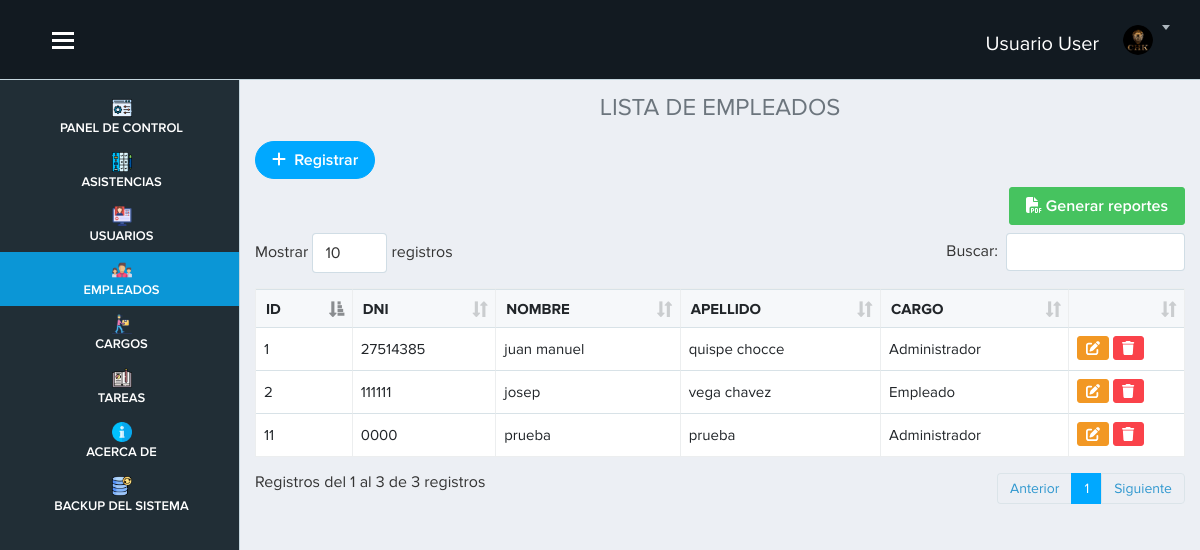
The page /vista/empleado.php (signed in) on the database its author committed.
### tables this page shows
CREATE TABLE `empleado` (
  `id_empleado` int(11) NOT NULL,
  `nombre` varchar(100) DEFAULT NULL,
  `apellido` varchar(255) DEFAULT NULL,
  `dni` varchar(255) NOT NULL,
  `cargo` int(11) NOT NULL
);

CREATE TABLE `cargo` (
  `id_cargo` int(11) NOT NULL,
  `nombre` varchar(100) DEFAULT NULL
);

### vista/empleado.php (the view, shortened to what this page needs)
<?php require('./layout/topbar.php'); ?>
<?php require('./layout/sidebar.php'); ?>
<div class="page-content">
   <h4 class="text-center text-secondary">LISTA DE EMPLEADOS</h4>
   <?php
   include "../modelo/conexion.php";
   $sql = $conexion->query(" SELECT
   empleado.id_empleado,
   empleado.nombre,
   empleado.apellido,
   empleado.dni,
   empleado.cargo,
   cargo.nombre as 'nom_cargo'
   FROM
   empleado
   INNER JOIN cargo ON empleado.cargo = cargo.id_cargo
    ");
   ?>
   <a href="registro_empleado.php" class="btn btn-primary btn-rounded mb-2"><i class="fa-solid fa-plus"></i> &nbsp;Registrar</a>
   <div class="text-right mb-2">
      <a href="fpdf/ReporteEmpleado.php" target="_blank" class="btn btn-success"><i class="fas fa-file-pdf"></i> Generar reportes</a>
   </div>
   <table class="table table-bordered table-hover w-100" id="example">
      <thead>
         <tr>
            <th scope="col">ID</th>
            <th scope="col">DNI</th>
            <th scope="col">NOMBRE</th>
            <th scope="col">APELLIDO</th>
            <th scope="col">CARGO</th>
            <th></th>
         </tr>
      </thead>
      <tbody>
         <?php
         while ($datos = $sql->fetch_object()) { ?>
            <tr>
               <td><?= $datos->id_empleado ?></td>
               <td><?= $datos->dni ?></td>
               <td><?= $datos->nombre ?></td>
               <td><?= $datos->apellido ?></td>
               <td><?= $datos->nom_cargo ?></td>
               <td>
                  <a href="" data-toggle="modal" data-target="#exampleModal<?= $datos->id_empleado ?>" class="btn btn-warning btn-sm"><i class="fa-solid fa-pen-to-square"></i></a>
                  <a href="empleado.php?id=<?= $datos->id_empleado ?>" onclick="advertencia(event)" class="btn btn-danger btn-sm"><i class="fa-solid fa-trash"></i></a>
               </td>
            </tr>
         <?php }
         ?>
      </tbody>
   </table>
</div>
</div>
<?php require('./layout/footer.php'); ?>

### vista/layout/topbar.php (shortened to what this page needs)
<!doctype html>
<html lang="es">
<head>
    <head lang="es">
        <link href="../public/app/publico/css/lib/font-awesome/font-awesome.min.css" rel="stylesheet">
        <link href="../public/bootstrap5/css/bootstrap.min.css" rel="stylesheet">
        <link rel="stylesheet" href="../public/app/publico/css/lib/lobipanel/lobipanel.min.css">
        <link rel="stylesheet" href="../public/app/publico/css/separate/vendor/lobipanel.min.css">
        <link rel="stylesheet" href="../public/app/publico/css/lib/jqueryui/jquery-ui.min.css">
        <link rel="stylesheet" href="../public/app/publico/css/separate/pages/widgets.min.css">
        <link rel="stylesheet" href="../public/fontawesome/css/all.min.css">
        <link rel="stylesheet" href="../public/fontawesome/css/fontawesome.min.css">
        <link rel="stylesheet" href="../public/app/publico/css/lib/datatables-net/datatables.min.css">
        <link rel="stylesheet" href="../public/app/publico/css/separate/vendor/datatables-net.min.css">
        <link href="../public/app/publico/css/lib/bootstrap/bootstrap.min.css" rel="stylesheet">
        <link href="../public/app/publico/css/main.css" rel="stylesheet">
        <link href="../public/app/publico/css/mis_estilos/estilos.css" rel="stylesheet">
        <link rel="stylesheet" type="text/css" href="../public/app/publico/css/lib/jquery-flex-label/jquery.flex.label.css">
        <link href="../public/principal/css/estilos.css" rel="stylesheet">
        <link href="../public/pnotify/css/pnotify.css" rel="stylesheet" />
        <link href="../public/pnotify/css/pnotify.buttons.css" rel="stylesheet" />
        <link href="../public/pnotify/css/custom.min.css" rel="stylesheet" />
    </head>
</head>
<body class="with-side-menu">
    <div id="app">
        <header class="site-header">
            <div class="container-fluid" style="padding-left: 40px;">
                <button id="show-hide-sidebar-toggle" class="show-hide-sidebar">
                    <span>toggle menu</span>
                </button>
                <div class="site-header-content">
                    <div class="site-header-content-in">
                        <div class="site-header-shown">
                            <div class="dropdown dropdown-notification">
                                <h5 class="p-2 text-center" style="color: white;"><?= $_SESSION["nombre"] . " " . $_SESSION["apellido"] ?></h5>
                            </div>
                            <div class="dropdown user-menu">
                                <button class="dropdown-toggle" id="dd-user-menu" type="button" data-toggle="dropdown" aria-haspopup="true" aria-expanded="false">
                                    <img src="../public/inicio/img/logo-empresa.png" alt="">
                                </button>
                            </div>
                        </div>
                    </div>
                </div>
            </div>
        </header>

### vista/layout/sidebar.php
<nav class="side-menu">
            <ul class="side-menu-list p-0">
            <li class="red">
                    <a href="inicio.php" class="activo">
                        <img src="../public/img-inicio/control-panel.png" class="img-inicio" alt="">
                        <span class="lbl">PANEL DE CONTROL</span>
                    </a>
                </li>
                <li class="red">
                    <a href="asistencia.php" class="activo">
                        <img src="../public/img-inicio/ausencia.png" class="img-inicio" alt="">
                        <span class="lbl">ASISTENCIAS</span>
                    </a>
                </li>
                <li class="red">
                    <a href="usuario.php" class="activo">
                        <img src="../public/img-inicio/usuario.png" class="img-inicio" alt="">
                        <span class="lbl">USUARIOS</span>
                    </a>
                </li>
                <li class="red">
                    <a href="empleado.php" class="activo">
                        <img src="../public/img-inicio/team.png" class="img-inicio" alt="">
                        <span class="lbl">EMPLEADOS</span>
                    </a>
                </li>
                <li class="red">
                    <a href="cargo.php" class="activo">
                        <img src="../public/img-inicio/cargo.png" class="img-inicio" alt="">
                        <span class="lbl">CARGOS</span>
                    </a>
                </li>
                <li class="red">
                    <a href="tareas.php" class="activo">
                        <img src="../public/img-inicio/tarea.png" class="img-inicio" alt="">
                        <span class="lbl">TAREAS</span>
                    </a>
                </li>
                <li class="red">
                    <a href="acerca.php" class="activo">
                        <img src="../public/img-inicio/info.png" class="img-inicio" alt="">
                        <span class="lbl">ACERCA DE</span>
                    </a>
                </li>
                <li class="red">
                    <a href="Backup.php" class="activo">
                        <img src="../public/img-inicio/backup.png" class="img-inicio" alt="">
                        <span class="lbl">BACKUP DEL SISTEMA</span>
                    </a>
                </li>
            </ul>
        </nav>

### vista/layout/footer.php (shortened to what this page needs)
</body>
</html>

### vista/empleado.php (style rules this page uses)
ul li:nth-child(4) .activo { background: rgb(11, 150, 214) !important; }

### vista/layout/topbar.php (style rules this page uses)
.page-content { margin-top: 70px; }

### rows shown on the page
empleado: id_empleado "1", dni "27514385", nombre "juan manuel", apellido "quispe chocce", cargo.nombre "Administrador"
empleado: id_empleado "2", dni "111111", nombre "josep", apellido "vega chavez", cargo.nombre "Empleado"
empleado: id_empleado "11", dni "0000", nombre "prueba", apellido "prueba", cargo.nombre "Administrador"

### other values the page prints
$_SESSION["nombre"] "Usuario"
$_SESSION["apellido"] "User"
